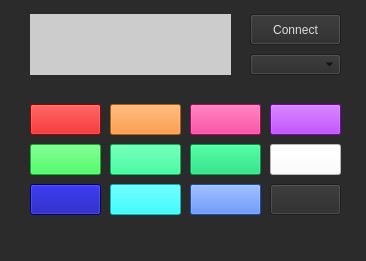
<?xml version="1.0" encoding="UTF-8"?>
<ui version="4.0">
 <class>RGBControl</class>
 <widget class="QMainWindow" name="RGBControl">
  <property name="geometry">
   <rect>
    <x>0</x>
    <y>0</y>
    <width>366</width>
    <height>261</height>
   </rect>
  </property>
  <property name="sizePolicy">
   <sizepolicy hsizetype="Fixed" vsizetype="Fixed">
    <horstretch>0</horstretch>
    <verstretch>0</verstretch>
   </sizepolicy>
  </property>
  <property name="windowTitle">
   <string>RGBControl</string>
  </property>
  <property name="styleSheet">
   <string notr="true">background-color: rgb(43, 43, 43);</string>
  </property>
  <widget class="QWidget" name="centralwidget">
   <widget class="QComboBox" name="comboBox">
    <property name="geometry">
     <rect>
      <x>250</x>
      <y>50</y>
      <width>91</width>
      <height>21</height>
     </rect>
    </property>
   </widget>
   <widget class="QLabel" name="ColorLabel">
    <property name="geometry">
     <rect>
      <x>30</x>
      <y>10</y>
      <width>201</width>
      <height>61</height>
     </rect>
    </property>
    <property name="styleSheet">
     <string notr="true">background-color: rgb(204, 204, 204);</string>
    </property>
    <property name="text">
     <string/>
    </property>
   </widget>
   <widget class="QPushButton" name="Red">
    <property name="geometry">
     <rect>
      <x>30</x>
      <y>100</y>
      <width>71</width>
      <height>31</height>
     </rect>
    </property>
    <property name="styleSheet">
     <string notr="true">background-color: rgb(211, 0, 0);</string>
    </property>
    <property name="text">
     <string/>
    </property>
   </widget>
   <widget class="QPushButton" name="Green">
    <property name="geometry">
     <rect>
      <x>30</x>
      <y>140</y>
      <width>71</width>
      <height>31</height>
     </rect>
    </property>
    <property name="styleSheet">
     <string notr="true">background-color: rgb(10, 255, 47);</string>
    </property>
    <property name="text">
     <string/>
    </property>
   </widget>
   <widget class="QPushButton" name="Blue">
    <property name="geometry">
     <rect>
      <x>30</x>
      <y>180</y>
      <width>71</width>
      <height>31</height>
     </rect>
    </property>
    <property name="styleSheet">
     <string notr="true">background-color: rgb(0, 0, 165);</string>
    </property>
    <property name="text">
     <string/>
    </property>
   </widget>
   <widget class="QPushButton" name="Orange">
    <property name="geometry">
     <rect>
      <x>110</x>
      <y>100</y>
      <width>71</width>
      <height>31</height>
     </rect>
    </property>
    <property name="styleSheet">
     <string notr="true">background-color: rgb(255, 127, 15);</string>
    </property>
    <property name="text">
     <string/>
    </property>
   </widget>
   <widget class="QPushButton" name="Pink">
    <property name="geometry">
     <rect>
      <x>190</x>
      <y>100</y>
      <width>71</width>
      <height>31</height>
     </rect>
    </property>
    <property name="styleSheet">
     <string notr="true">background-color: rgb(255, 0, 127);</string>
    </property>
    <property name="text">
     <string/>
    </property>
   </widget>
   <widget class="QPushButton" name="Purple">
    <property name="geometry">
     <rect>
      <x>270</x>
      <y>100</y>
      <width>71</width>
      <height>31</height>
     </rect>
    </property>
    <property name="styleSheet">
     <string notr="true">background-color: rgb(170, 0, 255);</string>
    </property>
    <property name="text">
     <string/>
    </property>
   </widget>
   <widget class="QPushButton" name="Mint">
    <property name="geometry">
     <rect>
      <x>110</x>
      <y>140</y>
      <width>71</width>
      <height>31</height>
     </rect>
    </property>
    <property name="styleSheet">
     <string notr="true">background-color: rgb(0, 255, 128);</string>
    </property>
    <property name="text">
     <string/>
    </property>
   </widget>
   <widget class="QPushButton" name="Neongreen">
    <property name="geometry">
     <rect>
      <x>190</x>
      <y>140</y>
      <width>71</width>
      <height>31</height>
     </rect>
    </property>
    <property name="styleSheet">
     <string notr="true">background-color: rgb(0, 213, 103);</string>
    </property>
    <property name="text">
     <string/>
    </property>
   </widget>
   <widget class="QPushButton" name="White">
    <property name="geometry">
     <rect>
      <x>270</x>
      <y>140</y>
      <width>71</width>
      <height>31</height>
     </rect>
    </property>
    <property name="styleSheet">
     <string notr="true">background-color: rgb(255, 255, 255);</string>
    </property>
    <property name="text">
     <string/>
    </property>
   </widget>
   <widget class="QPushButton" name="Cian">
    <property name="geometry">
     <rect>
      <x>110</x>
      <y>180</y>
      <width>71</width>
      <height>31</height>
     </rect>
    </property>
    <property name="styleSheet">
     <string notr="true">background-color: rgb(0, 255, 255);</string>
    </property>
    <property name="text">
     <string/>
    </property>
   </widget>
   <widget class="QPushButton" name="Lighblue">
    <property name="geometry">
     <rect>
      <x>190</x>
      <y>180</y>
      <width>71</width>
      <height>31</height>
     </rect>
    </property>
    <property name="styleSheet">
     <string notr="true">background-color: rgb(37, 106, 255);</string>
    </property>
    <property name="text">
     <string/>
    </property>
   </widget>
   <widget class="QPushButton" name="Off">
    <property name="geometry">
     <rect>
      <x>270</x>
      <y>180</y>
      <width>71</width>
      <height>31</height>
     </rect>
    </property>
    <property name="text">
     <string/>
    </property>
   </widget>
   <widget class="QPushButton" name="ConnectBT">
    <property name="geometry">
     <rect>
      <x>250</x>
      <y>10</y>
      <width>91</width>
      <height>31</height>
     </rect>
    </property>
    <property name="styleSheet">
     <string notr="true">font: 9pt &quot;Ubuntu&quot;;
color: rgb(222, 221, 218);</string>
    </property>
    <property name="text">
     <string>Connect</string>
    </property>
   </widget>
  </widget>
  <widget class="QMenuBar" name="menubar">
   <property name="geometry">
    <rect>
     <x>0</x>
     <y>0</y>
     <width>366</width>
     <height>22</height>
    </rect>
   </property>
   <widget class="QMenu" name="menuRGBController">
    <property name="title">
     <string/>
    </property>
   </widget>
   <addaction name="menuRGBController"/>
  </widget>
  <widget class="QStatusBar" name="statusbar"/>
 </widget>
 <resources/>
 <connections/>
</ui>
